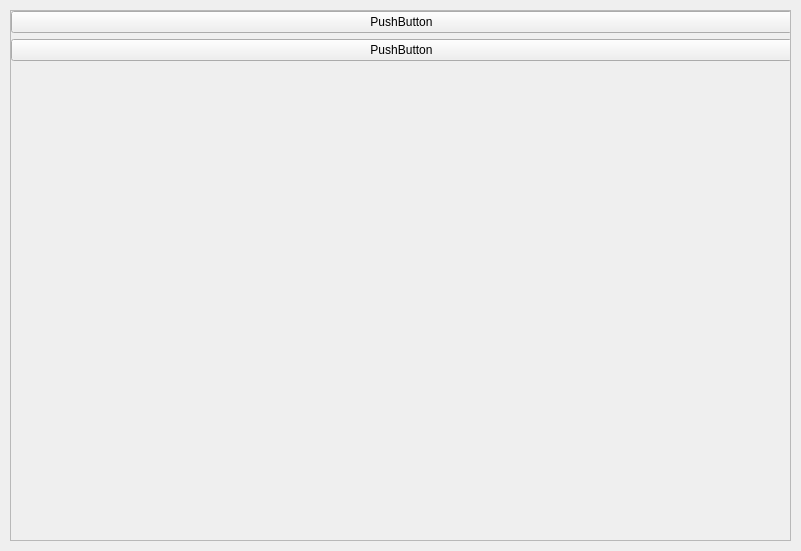
<?xml version="1.0" encoding="UTF-8"?>
<ui version="4.0">
 <class>Form</class>
 <widget class="QWidget" name="Form">
  <property name="windowTitle">
   <string>Form</string>
  </property>
  <widget class="QScrollArea" name="scrollArea">
   <property name="geometry">
    <rect>
     <x>10</x>
     <y>10</y>
     <width>781</width>
     <height>531</height>
    </rect>
   </property>
   <property name="widgetResizable">
    <bool>true</bool>
   </property>
   <widget class="QWidget" name="scrollAreaWidgetContents">
    <property name="geometry">
     <rect>
      <x>0</x>
      <y>0</y>
      <width>779</width>
      <height>529</height>
     </rect>
    </property>
    <widget class="QWidget" name="verticalLayoutWidget">
     <property name="geometry">
      <rect>
       <x>0</x>
       <y>0</y>
       <width>781</width>
       <height>531</height>
      </rect>
     </property>
     <layout class="QVBoxLayout" name="verticalLayout">
      <item>
       <widget class="QPushButton" name="pushButton">
        <property name="text">
         <string>PushButton</string>
        </property>
       </widget>
      </item>
      <item>
       <widget class="QPushButton" name="pushButton_2">
        <property name="text">
         <string>PushButton</string>
        </property>
       </widget>
      </item>
      <item>
       <spacer name="verticalSpacer">
        <property name="orientation">
         <enum>Qt::Vertical</enum>
        </property>
        <property name="sizeHint" stdset="0">
         <size>
          <width>20</width>
          <height>40</height>
         </size>
        </property>
       </spacer>
      </item>
     </layout>
    </widget>
   </widget>
  </widget>
 </widget>
 <resources/>
 <connections/>
</ui>
